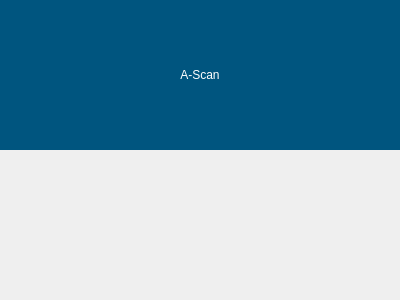
<?xml version="1.0" encoding="UTF-8"?>
<ui version="4.0">
 <class>AscanDisplay</class>
 <widget class="QWidget" name="AscanDisplay">
  <property name="geometry">
   <rect>
    <x>0</x>
    <y>0</y>
    <width>400</width>
    <height>300</height>
   </rect>
  </property>
  <property name="windowTitle">
   <string>Form</string>
  </property>
  <layout class="QVBoxLayout" name="verticalLayout_2" stretch="0,1,0">
   <property name="spacing">
    <number>0</number>
   </property>
   <property name="leftMargin">
    <number>0</number>
   </property>
   <property name="topMargin">
    <number>0</number>
   </property>
   <property name="rightMargin">
    <number>0</number>
   </property>
   <property name="bottomMargin">
    <number>0</number>
   </property>
   <item>
    <widget class="QLabel" name="titleLabel">
     <property name="styleSheet">
      <string notr="true">background-color: rgb(0, 85, 127);
color: rgb(255, 255, 255);</string>
     </property>
     <property name="text">
      <string>&lt;html&gt;&lt;head/&gt;&lt;body&gt;&lt;p&gt;&lt;span style=&quot; color:#ffffff;&quot;&gt;A-Scan&lt;/span&gt;&lt;/p&gt;&lt;/body&gt;&lt;/html&gt;</string>
     </property>
     <property name="alignment">
      <set>Qt::AlignCenter</set>
     </property>
    </widget>
   </item>
   <item>
    <layout class="QHBoxLayout" name="horizontalLayout_2" stretch="0,1">
     <property name="spacing">
      <number>0</number>
     </property>
     <item>
      <widget class="Ruler" name="leftRulerWidget" native="true">
       <property name="minimumSize">
        <size>
         <width>20</width>
         <height>0</height>
        </size>
       </property>
      </widget>
     </item>
     <item>
      <layout class="QVBoxLayout" name="ascanWidgetLayout">
       <property name="spacing">
        <number>0</number>
       </property>
      </layout>
     </item>
    </layout>
   </item>
   <item>
    <layout class="QHBoxLayout" name="horizontalLayout" stretch="0,1">
     <property name="spacing">
      <number>0</number>
     </property>
     <item>
      <widget class="QWidget" name="widget" native="true">
       <property name="minimumSize">
        <size>
         <width>20</width>
         <height>0</height>
        </size>
       </property>
      </widget>
     </item>
     <item>
      <widget class="Ruler" name="bottomRulerWidget" native="true">
       <property name="sizePolicy">
        <sizepolicy hsizetype="Preferred" vsizetype="Preferred">
         <horstretch>0</horstretch>
         <verstretch>0</verstretch>
        </sizepolicy>
       </property>
       <property name="minimumSize">
        <size>
         <width>0</width>
         <height>20</height>
        </size>
       </property>
      </widget>
     </item>
    </layout>
   </item>
  </layout>
 </widget>
 <customwidgets>
  <customwidget>
   <class>Ruler</class>
   <extends>QWidget</extends>
   <header>ui/display/ruler/ruler.h</header>
   <container>1</container>
  </customwidget>
 </customwidgets>
 <resources/>
 <connections/>
</ui>
